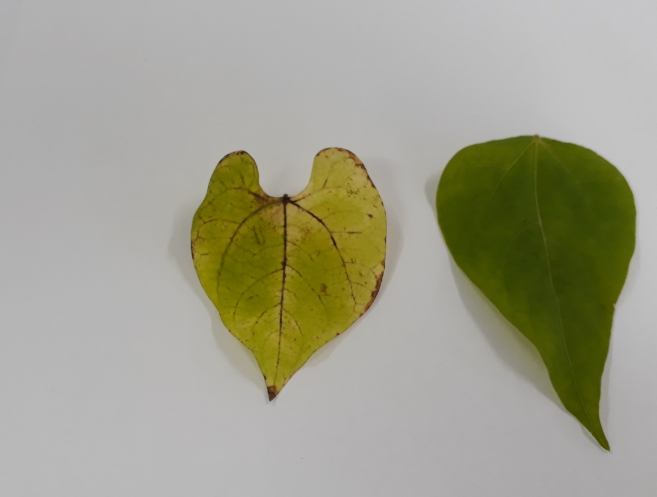
#> input picture REO3/trabalho.png, 657 x 497 px
$ python 'REO 3- FINAL.py'   (older library calls are emulated)
#> lines starting #> are read from the running program, lines starting #| are printed output that depends on the picture; after the words box and inside, x2 and y2 are one past the last pixel; in counts of white or black regions, pixels touching at a corner belong together; long printed decimals are rounded
######   REO3   ######

# DATA: 17/08/2020
# DISCIPLINA: VISÃO COMPUTACIONAL NO MELHORAMENTO DE PLANTAS
# PROFESSOR: VINÍCIUS QUINTÃO CARNEIRO
# ALUNOS:
# CAROLINE MARCELA DA SILVA
# EWERTON LÉLYS RESENDE
# MARIANA ANDRADE DIAS
# THIAGO TAVARES BOTELHO

################################################################################################
# Importar pacotes:

import cv2  # Importa o pacote opencv
from matplotlib import pyplot as plt # Importa o pacote matplotlib
import numpy as np
from skimage.measure import label, regionprops
from skimage.feature import peak_local_max
from skimage.segmentation import watershed
from scipy import ndimage
import pandas as pd
########################################################################################################################
# Leitura da imagem:
nome_arquivo = 'trabalho.png' # determina a variável para carregar a imagem
img_bgr = cv2.imread(nome_arquivo,1) # carrega a imagem no sistema bgr e depois converte para RGB.
#> img_bgr is the input picture: shape (497, 657, 3); mean B, G, R 141.9, 160.4, 161
img_rgb = cv2.cvtColor(img_bgr,cv2.COLOR_BGR2RGB) # faz a conversão para a RGB.

########################################################################################################################
print('1-Selecione uma imagem a ser utilizada no trabalho prático e realize os seguintes processos utilizando\n'
      'as bibliotecas OPENCV e Scikit-Image do Python:')

print('a) Aplique o filtro de média com cinco diferentes tamanhos de kernel e compare os resultados\n'
      'com a imagem original; ')

#Filtros de média
img_fmedia_1 =  cv2.blur ( img_rgb , ( 11 , 11 ))
img_fmedia_2 =  cv2.blur ( img_rgb , ( 21 , 21 ))
img_fmedia_3 =  cv2.blur ( img_rgb , ( 31 , 31 ))
img_fmedia_4 =  cv2.blur ( img_rgb , ( 41 , 41 ))
img_fmedia_5 =  cv2.blur ( img_rgb , ( 51 , 51 ))

# Apresentação das figuras
plt.figure('Filtros')
plt.subplot(2,3,1)
plt.imshow(img_rgb)
plt.xticks([])
plt.yticks([]) #
plt.title("ORIGINAL")

plt.subplot(2,3,2)
plt.imshow(img_fmedia_1)
plt.xticks([])
plt.yticks([])
plt.title("5x5")

plt.subplot(2,3,3)
plt.imshow(img_fmedia_2)
plt.xticks([])
plt.yticks([])
plt.title("11x11")

plt.subplot(2,3,4)
plt.imshow(img_fmedia_3)
plt.xticks([])
plt.yticks([])
plt.title("21x21")

plt.subplot(2,3,5)
plt.imshow(img_fmedia_4)
plt.xticks([])
plt.yticks([])
plt.title("31x31")

plt.subplot(2,3,6)
plt.imshow(img_fmedia_5)
plt.xticks([])
plt.yticks([])
plt.title("41x41")

plt.show()
print('-'*50)
print('')

print('b) Aplique diferentes tipos de filtros com pelo menos dois tamanhos de kernel e compare os\n'
      'resultados entre si e com a imagem original.')

# Filtro de média
img_filtro_media1 = cv2.blur(img_rgb,(33,33))
img_filtro_media2 = cv2.blur(img_rgb,(61,61))

# Filtro gaussiano
img_filtro_gaussiano1 = cv2.GaussianBlur(img_rgb,(33,33),0)
img_filtro_gaussiano2 = cv2.GaussianBlur(img_rgb,(61,61),0)

# Filtro de mediana
img_filtro_mediana1 = cv2.medianBlur(img_rgb,33)
img_filtro_mediana2 = cv2.medianBlur(img_rgb,61)

# Filtro bilateral
img_filtro_bilateral1 = cv2.bilateralFilter(img_rgb,33,33,21)
img_filtro_bilateral2 = cv2.bilateralFilter(img_rgb,61,61,21)

#Apresentação das imagens

#Filtros - kernel 31x31
plt.figure('Imagens- Diferentes filtros')
plt.subplot(231)
plt.imshow(img_rgb)
plt.title("RGB")
plt.xticks([])
plt.yticks([])

plt.subplot(232)
plt.imshow(img_filtro_media1)
plt.title("MÉDIA 33x33")
plt.xticks([])
plt.yticks([])

plt.subplot(233)
plt.imshow(img_filtro_gaussiano1)
plt.title("GAUSSIANO 33x33")
plt.xticks([])
plt.yticks([])

plt.subplot(235)
plt.imshow(img_filtro_mediana1)
plt.title("MEDIANA 33X33")
plt.xticks([])
plt.yticks([])

plt.subplot(236)
plt.imshow(img_filtro_bilateral1)
plt.title("BILATERAL 33X33")
plt.xticks([])
plt.yticks([])

plt.show()

#Filtros - kernel 61x61
plt.figure('Imagens- Diferentes filtros')
plt.subplot(231)
plt.imshow(img_rgb)
plt.title("RGB")
plt.xticks([])
plt.yticks([])

plt.subplot(232)
plt.imshow(img_filtro_media2)
plt.title("MÉDIA 61X61")
plt.xticks([])
plt.yticks([])

plt.subplot(233)
plt.imshow(img_filtro_gaussiano2)
plt.title("GAUSSIANO 61X61")
plt.xticks([])
plt.yticks([])

plt.subplot(235)
plt.imshow(img_filtro_mediana2)
plt.title("MEDIANA 61X61")
plt.xticks([])
plt.yticks([])

plt.subplot(236)
plt.imshow(img_filtro_bilateral2)
plt.title("BILATERAL 61X61")
plt.xticks([])
plt.yticks([])

plt.show()

######=#####

# Filtros de borda

#Laplacian
img_1 = cv2.Laplacian(img_rgb,cv2.CV_64F) #Função para aplicação do filtro em imagem 64b.
abs_164f = np.absolute(img_1)             #Transormando em numeros inteiros.
img_1 = np.uint8(abs_164f)                #Transformando para inteiro de 8b.

#Sobel
img_sx = cv2.Sobel(img_rgb,cv2.CV_64F,0,1,ksize=5)  #Função para aplicação do filtro (imagem, ident.64b, eixoy,eixo x e kernel).
abs_sx64f = np.absolute(img_sx)
img_sx = np.uint8(abs_sx64f)

img_sy = cv2.Sobel(img_rgb,cv2.CV_64F,1,0,ksize=5)
abs_sy64f = np.absolute(img_sy)
img_sy = np.uint8(abs_sy64f)

#Bordas Canny
edges = cv2.Canny(img_rgb, 100,200)                 #Função (imagem rgb, minimo e maximo do gradiente de borda (delimitação da borda). Os valores intermediários também são processados pelo algoritmo por conectividade com as de valores acima de 200.
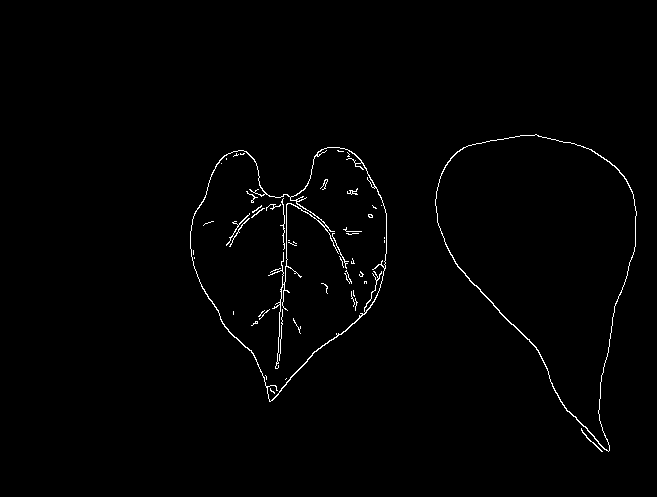
#> edges: shape (497, 657); 1% white in thin lines or dots, all inside (x1, y1, x2, y2) = (190, 134, 637, 452)

#Apresentação das imagens
plt.figure('Imagens- Filtros de Bordas')
plt.subplot(231)
plt.imshow(img_rgb)
plt.title("RGB")
plt.xticks([])
plt.yticks([])

plt.subplot(232)
plt.imshow(img_1)
plt.title("Laplacian")
plt.xticks([])
plt.yticks([])

plt.subplot(233)
plt.imshow(img_sx)
plt.title("Sobel eixo X")
plt.xticks([])
plt.yticks([])

plt.subplot(235)
plt.imshow(img_sy)
plt.title("Sobel eixo Y")
plt.xticks([])
plt.yticks([])

plt.subplot(236)
plt.imshow(edges)
plt.title("Canny")
plt.xticks([])
plt.yticks([])

plt.show()
print('-='*50)
print('')

print('c) Realize a segmentação da imagem utilizando o processo de limiarização. Utilizando o\n'
      'reconhecimento de contornos, identifique e salve os objetos de interesse. Além disso, acesse\n'
      'as bibliotecas Opencv e Scikit-Image, verifique as variáveis que podem ser mensuradas e\n'
      'extraia as informações pertinentes (crie e salve uma tabela com estes dados). Apresente todas\n'
      'as imagens obtidas ao longo deste processo.')

# Conversão para o sistema HSV
img_HSV = cv2.cvtColor(img_bgr,cv2.COLOR_BGR2HSV)
#> img_HSV: shape (497, 657, 3); mean H, S, V 36.5, 51.5, 162.3

# Partição dos canais
H,S,V = cv2.split(img_HSV)
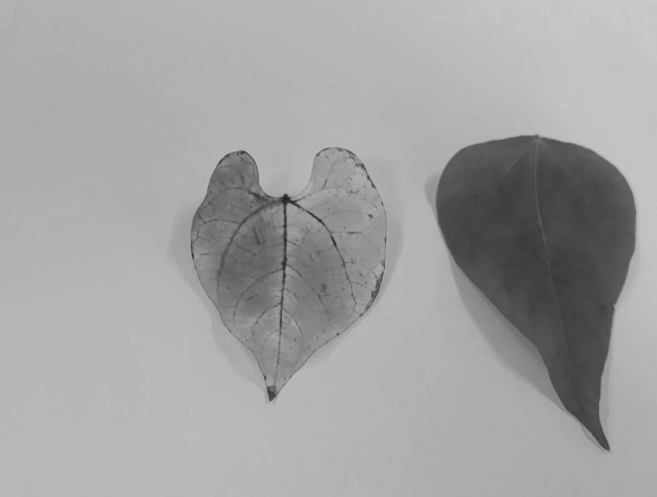
#> V: shape (497, 657); min 33, max 201, mean 162.3

#Filtro de média
S = cv2.medianBlur(S,5)

# Histograma do canal informativo S
hist_S = cv2.calcHist([S],[0], None, [256],[0,256])
#> hist_S = 256 values, max 114912 at index 0, min 0 at index 254, mean 1275.5

# Limiarização - Thresholding
(L, img_limiar) = cv2.threshold(S,0,255,cv2.THRESH_BINARY+cv2.THRESH_OTSU)
#> img_limiar: shape (497, 657); 20.8% white; 2 white regions, box (x1, y1, x2, y2) and area: (436, 136, 636, 450) 36318, (191, 148, 386, 398) 31596
#> L = 117
(Linv, img_limiar_inv) = cv2.threshold(S,0,255,cv2.THRESH_BINARY_INV+cv2.THRESH_OTSU)
#> img_limiar_inv: shape (497, 657); 79.2% white; 2 black regions
#> Linv = 117

# Obtendo imagem segmentada
img_segmentada = cv2.bitwise_and(img_rgb,img_rgb,mask=img_limiar)

#Apresentando limiarização da imagem

plt.figure('Imagem HSV')
plt.subplot(2,2,1)
plt.imshow(img_HSV)
plt.xticks([])
plt.yticks([])
plt.title('Canal S- HSV')

plt.subplot(2,2,2)
plt.plot(hist_S)
plt.title('Histograma S')

plt.subplot(2,2,3)
plt.imshow(img_limiar, cmap='gray')
plt.xticks([])
plt.yticks([])
plt.title('Limiarização')

plt.subplot(2,2,4)
plt.imshow(img_segmentada)
plt.xticks([])
plt.yticks([])
plt.title('Segmentada')

plt.show()
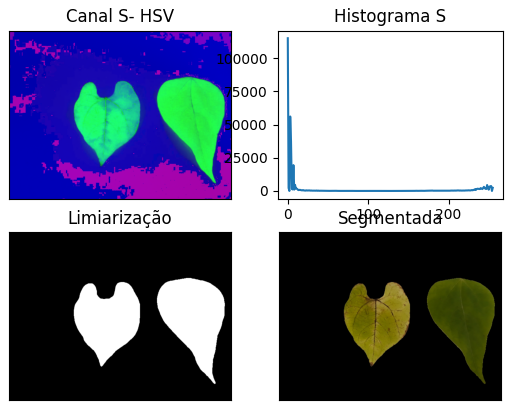
#> figure drawn by matplotlib, 4 panels; panel 2: curve peaks at x = 0, y = 114912

# Objetos
mascara = img_limiar.copy()
cnts,h = cv2.findContours(mascara, cv2.RETR_TREE,cv2.CHAIN_APPROX_SIMPLE)
#> cnts = 2 contours; box (x1, y1, x2, y2) and area: (436, 136, 636, 450) 35948, (191, 148, 386, 398) 31258; h = [[1, -1, -1, -1], [-1, 0, -1, -1]]
dimen = []

# Obtenção dos contornos dos objetos

for (i, c) in enumerate(cnts):

	(x, y, w, h) = cv2.boundingRect(c)
	obj = img_limiar[y:y+h,x:x+w]
	obj_rgb = img_segmentada[y:y+h,x:x+w]
	obj_bgr = cv2.cvtColor(obj_rgb,cv2.COLOR_RGB2BGR)
	cv2.imwrite('folha'+str(i+1)+'.png',obj_bgr)
	cv2.imwrite('Imagem Binaria' + str(i + 1) + '.png', obj)

# Características das medidas dos objetos

	area = cv2.contourArea(c)
	razao = round((h/w), 2)
	perim = round(cv2.arcLength(c, True), 2)
	tam_ret = np.shape(obj)

	regiao = regionprops(obj)
	rm = round(regiao[0].minor_axis_length, 2)
	rmai = round(regiao[0].major_axis_length, 2)
	cen = regiao[0].centroid
	dimen += [[str(i + 1), str(h), str(w), str(area), str(razao),
			   str(perim), str(tam_ret), str(rm), str(rmai), str(cen)]]

#Caracterização- medidas de cor	dos objetos

	print('Medidas de Cor')
	min_val_r, max_val_r, min_loc_r, max_loc_r = cv2.minMaxLoc(obj_rgb[:,:,0], mask=obj)
	print('Valor Mínimo no R: ', min_val_r, ' - Posição: ', min_loc_r)
	print('Valor Máximo no R: ', max_val_r, ' - Posição: ', max_loc_r)
	med_val_r = cv2.mean(obj_rgb[:,:,0], mask=obj)
	print('Média no Vermelho: ', med_val_r)

	min_val_g, max_val_g, min_loc_g, max_loc_g = cv2.minMaxLoc(obj_rgb[:, :, 1], mask=obj)
	print('Valor Mínimo no G: ', min_val_g, ' - Posição: ', min_loc_g)
	print('Valor Máximo no G: ', max_val_g, ' - Posição: ', max_loc_g)
	med_val_g = cv2.mean(obj_rgb[:,:,1], mask=obj)
	print('Média no Verde: ', med_val_g)

	min_val_b, max_val_b, min_loc_b, max_loc_b = cv2.minMaxLoc(obj_rgb[:, :, 2], mask=obj)
	print('Valor Mínimo no B: ', min_val_b, ' - Posição: ', min_loc_b)
	print('Valor Máximo no B: ', max_val_b, ' - Posição: ', max_loc_b)
	med_val_b = cv2.mean(obj_rgb[:,:,2], mask=obj)
	print('Média no Azul: ', med_val_b)
#> this loop made 2 passes
#> (x, y, w, h, area, razao, perim, tam_ret) on pass 1: (191, 148, 195, 250, 31258, 1.28, 799.9, (250, 195))
#> (x, y, w, h, area, razao, perim, tam_ret) on pass 2: (436, 136, 200, 314, 35947.5, 1.57, 865.3, (314, 200))
#> (printed output is left out)
#> pass 1, `obj_rgb = img_segmentada[y:y+h,x:x+w]`:
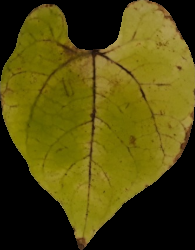
#> obj_rgb: shape (250, 195, 3); mean R, G, B 83, 74.8, 12.2
#> after the loop:
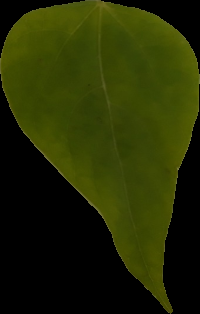
#> obj_rgb: shape (314, 200, 3); mean R, G, B 36.9, 43.3, 2.7
#> after the loop, dimen = 2 items

#confecção da tabela

dados_folhas = pd.DataFrame(dimen)
#> dados_folhas = table of 2 rows and 10 columns
dados_folhas = dados_folhas.rename(columns={0: 'FOLHA', 1: 'ALTURA', 2: 'LARGURA', 3: 'AREA', 4: 'RAZAO',
											5: 'PERIMETRO', 6: 'TAMANHO RET', 7:'EIXO MENOR', 8:'EIXO MAIOR',
											9:'CENTROIDE'})
dados_folhas.to_csv('medidas.csv', index=False)

print('Total de objetos: ', len(cnts))
#| Total de objetos:  2
print('-'*50)

#Apresentando os contornos
seg = img_segmentada.copy()
cv2.drawContours(seg,cnts,-1,(0,255,0),2)
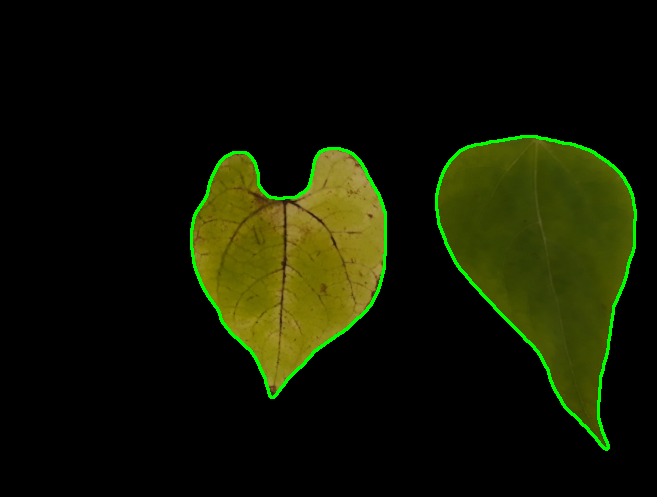
#> seg: shape (497, 657, 3); mean R, G, B 18.4, 22.7, 2

plt.figure('Objetos')
plt.subplot(1,2,1)
plt.imshow(seg)
plt.xticks([])
plt.yticks([])
plt.title('Objetos')

plt.subplot(1,2,2)
plt.imshow(obj_rgb)
plt.xticks([])
plt.yticks([])
plt.title('Objetos')
plt.show()

print('-='*50)
print('')

print('d) Utilizando máscaras, apresente o histograma somente dos objetos de interesse.')

#Conversão da imagem para HSV
img_segmentada_backup = img_segmentada.copy()
img_segmentada2 = cv2.cvtColor(img_segmentada,cv2.COLOR_RGB2HSV)
#> img_segmentada2: shape (497, 657, 3); mean H, S, V 6.4, 48, 20.7

#Recorte dos objetos
plt.figure('Objetos')
for (i, c) in enumerate(cnts):
	(x,y,w,h) = cv2.boundingRect(c)
	print('Objeto #%d' % (i+1))
	print(cv2.contourArea(c))
	obj = img_limiar[y:y+h,x:x+w]
	obj_rgb = img_segmentada2[y:y+h,x:x+w]

#Criação dos histogramas
	grafico = True
	if grafico == True:

		hist_segmentada_r = cv2.calcHist([obj_rgb], [0], obj, [256], [0, 256])
		hist_segmentada_g = cv2.calcHist([obj_rgb], [1], obj, [256], [0, 256])
		hist_segmentada_b = cv2.calcHist([obj_rgb], [2], obj, [256], [0, 256])
		# obj = img_rgb[y:y + h, x:x + w]

#Apresentando as imagens
		plt.subplot(3,3,2)
		plt.imshow(obj_rgb)
		plt.title('Objeto: ' + str(i+1))

		plt.subplot(3, 3, 4)
		plt.imshow(obj_rgb[:,:,0],cmap='gray')
		plt.title('Objeto: ' + str(i + 1))

		plt.subplot(3, 3, 5)
		plt.imshow(obj_rgb[:,:,1],cmap='gray')
		plt.title('Objeto: ' + str(i + 1))

		plt.subplot(3, 3, 6)
		plt.imshow(obj_rgb[:,:,2],cmap='gray')
		plt.title('Objeto: ' + str(i + 1))

		plt.subplot(3, 3, 7)
		plt.plot(hist_segmentada_r, color='r')
		plt.title("Histograma - R")
		plt.xlim([0, 256])
		plt.xlabel("Valores Pixels")
		plt.ylabel("Número de Pixels")

		plt.subplot(3, 3, 8)
		plt.plot(hist_segmentada_g, color='g')
		plt.title("Histograma - G")
		plt.xlim([0, 256])
		plt.xlabel("Valores Pixels")
		plt.ylabel("Número de Pixels")

		plt.subplot(3, 3, 9)
		plt.plot(hist_segmentada_b, color='b')
		plt.title("Histograma - B")
		plt.xlim([0, 256])
		plt.xlabel("Valores Pixels")
		plt.ylabel("Número de Pixels")
		plt.show()

	else:
		pass
#> this loop made 2 passes
#> (x, y, w, h, grafico) on passes 1 to 2: (191, 148, 195, 250, True), (436, 136, 200, 314, True)
#| Objeto #1
#| 31258.0
#| Objeto #2
#| 35947.5
#> pass 1, `plt.show()`:
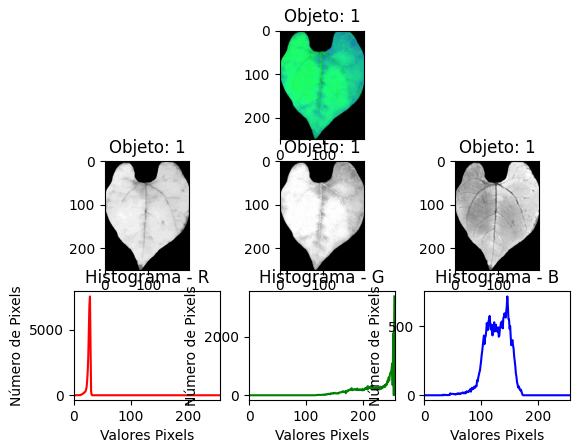
#> figure drawn by matplotlib, 7 panels; panel 5: curve peaks at x = 28, y = 7554; panel 6: curve peaks at x = 255, y = 3378; panel 7: curve peaks at x = 146, y = 715

print('-'*50)

print('e) Realize a segmentação da imagem utilizando a técnica de k-means. Apresente as imagens\n'
      'obtidas neste processo.')

# Formatação da imagem para uma matriz de dados
pixel_values = img_rgb.reshape((-1, 3))

# Conversão para Decimal (para transformar inteiro de 8 bites para decimal)
pixel_values = np.float32(pixel_values)

print('Dimensão Matriz: ',pixel_values.shape)
#| Dimensão Matriz:  (326529, 3)
print('-'*50)

# K-means (Processo iterativo)

# Critério de Parada
criteria = (cv2.TERM_CRITERIA_EPS + cv2.TERM_CRITERIA_MAX_ITER, 100, 0.2)
#> criteria = (3, 100, 0.2)

# Número de Grupos (k)
k = 2
dist, labels, (centers) = cv2.kmeans(pixel_values, k, None, criteria, 10, cv2.KMEANS_RANDOM_CENTERS)
#> dist = 231133496.4; centers = [[179.1, 178.2, 176.7], [94.18, 94.17, 12.79]]

print('SQ das Distâncias de Cada Ponto ao Centro: ', dist)
#| SQ das Distâncias de Cada Ponto ao Centro:  231133496.353
print('-'*50)

print('Dimensão labels: ', labels.shape)
#| Dimensão labels:  (326529, 1)
print('Valores únicos: ',np.unique(labels))
#| Valores únicos:  [0 1]
print('Tipo labels: ', type(labels))
#| Tipo labels:  <class 'numpy.ndarray'>
# flatten the labels array
labels = labels.flatten()
print('-'*50)

print('Dimensão flatten labels: ', labels.shape)
#| Dimensão flatten labels:  (326529,)
print('Tipo labels (f): ', type(labels))
#| Tipo labels (f):  <class 'numpy.ndarray'>
print('-'*50)

# Valores dos labels
val_unicos,contagens = np.unique(labels,return_counts=True)
#> val_unicos = [0, 1]; contagens = [257114, 69415]
val_unicos = np.reshape(val_unicos,(len(val_unicos),1))
contagens = np.reshape(contagens,(len(contagens),1))
hist = np.concatenate((val_unicos,contagens),axis=1)
#> hist = [[0, 257114], [1, 69415]]

print('Histograma')
print(hist)
#| [[     0 257114]
#|  [     1  69415]]
print('-'*50)
print('Centroides Decimais')
print(centers)
#| [[179.070  178.2428   176.725 ]
#|  [ 94.182   94.166   12.788]]
print('-'*50)

# Conversão dos centroides para valores de interos de 8 digitos
centers = np.uint8(centers)
#> centers = [[179, 178, 176], [94, 94, 12]]

print('Centroides uint8')
print(centers)
#| [[179 178 176]
#|  [ 94  94  12]]
print('-'*50)

# Conversão dos pixels para a cor dos centroides
matriz_segmentada = centers[labels]

print('Dimensão Matriz Segmentada: ',matriz_segmentada.shape)
#| Dimensão Matriz Segmentada:  (326529, 3)
print('Matriz Segmentada')
print(matriz_segmentada[0:5,:])
#| [[179 178 176]
#|  [179 178 176]
#|  [179 178 176]
#|  [179 178 176]
#|  [179 178 176]]
print('-'*50)

# Reformatar a matriz na imagem de formato original
img_segmentada1 = matriz_segmentada.reshape(img_rgb.shape)

# Grupo 1
original_01 = np.copy(img_rgb)
matriz_or_01 = original_01.reshape((-1, 3))
matriz_or_01[labels != 0] = [0, 0, 0]
img_final_01 = matriz_or_01.reshape(img_rgb.shape)

# Grupo 2
original_02 = np.copy(img_rgb)
matriz_or_02 = original_02.reshape((-1, 3))
matriz_or_02[labels != 1] = [0, 0, 0]
img_final_02 = matriz_or_02.reshape(img_rgb.shape)

# Apresentar Imagem
plt.figure('Imagens')
plt.subplot(2,2,1)
plt.imshow(img_rgb)
plt.title('ORIGINAL')
plt.xticks([])
plt.yticks([])

plt.subplot(2,2,2)
plt.imshow(img_segmentada1)
plt.title('ROTULOS')
plt.xticks([])
plt.yticks([])

plt.subplot(2,2,3)
plt.imshow(img_final_01)
plt.title('Grupo 1')
plt.xticks([])
plt.yticks([])

plt.subplot(2,2,4)
plt.imshow(img_final_02)
plt.title('Grupo 2')
plt.xticks([])
plt.yticks([])

plt.show()
print('-'*50)
print('')

print('f) Realize a segmentação da imagem utilizando a técnica de watershed. Apresente as\n'
      ' imagens obtidas neste processo.')

#Conversão sistema de cor
img_HSV = cv2.cvtColor(img_bgr,cv2.COLOR_BGR2HSV)

#Partição dos canais
h,s,v = cv2.split(img_HSV)

#Segmentação
limiar, mascara = cv2.threshold(s,0,255,cv2.THRESH_BINARY+cv2.THRESH_OTSU)
#> limiar = 117

#Picos
img_dist = ndimage.distance_transform_edt(mascara)
max_local = peak_local_max(img_dist, indices=False, min_distance=100, labels=mascara)

print('Número de Picos')
print(np.unique(max_local,return_counts=True))
#| (array([False,  True]), array([326527,      2]))
print('-'*50)

#Marcadores
marcadores,n_marcadores = ndimage.label(max_local, structure=np.ones((3, 3)))
#> n_marcadores = 2

print('Análise de conectividade - Marcadores')
print(np.unique(marcadores,return_counts=True))
#| (array([0, 1, 2], dtype=int32), array([326527,      1,      1]))
print('-'*50)

#Segmentação Watershed
img_ws = watershed(-img_dist, marcadores, mask=mascara)

print('Imagem Segmentada - Watershed')
print(np.unique(img_ws,return_counts=True))
#| (array([0, 1, 2], dtype=int32), array([258602,  36324,  31603]))
print("Número de Folhas: ", len(np.unique(img_ws)) - 1)
#| Número de Folhas:  2

#Acessando um objeto
img_final = np.copy(img_rgb)
img_final[img_ws != 2] = [0,0,0] # Acessando a folha 2

#Apresentação das imagens
plt.figure('Watershed')
plt.subplot(2,3,1)
plt.imshow(img_rgb)
plt.xticks([])
plt.yticks([])
plt.title('IMAGEM ORIGINAL')

plt.subplot(2,3,2)
plt.imshow(s,cmap='gray')
plt.xticks([])
plt.yticks([])
plt.title('IMAGEM - S')

plt.subplot(2,3,3)
plt.imshow(mascara,cmap='gray')
plt.xticks([])
plt.yticks([])
plt.title('IMAGEM BINÁRIA - MÁSCARA')

plt.subplot(2,3,4)
plt.imshow(img_dist,cmap='jet')
plt.xticks([])
plt.yticks([])
plt.title('IMAGEM DE DIST NCIAS')

plt.subplot(2,3,5)
plt.imshow(img_ws,cmap='jet')
plt.xticks([])
plt.yticks([])
plt.title('IMAGEM FOLHA - SEGMENTADA')

plt.subplot(2,3,6)
plt.imshow(img_final)
plt.xticks([])
plt.yticks([])
plt.title('IMAGEM FINAL SEM O VALOR 2')

plt.show()

print('-'*50)
print('g) Compare os resultados das três formas de segmentação (limiarização, k-means e watershed\n'
      'e identifique as potencialidades de cada delas.')

# Apresentando as imagens das três segmentações
plt.figure('Imagens')
plt.subplot(1,3,1)
plt.imshow(img_ws)
plt.xticks([])
plt.yticks([])
plt.title('Segmentada Wathershed')

plt.subplot(1,3,2)
plt.imshow(img_segmentada)
plt.xticks([])
plt.yticks([])
plt.title('Segmentada OTSU')

plt.subplot(1,3,3)
plt.imshow(img_final_02)
plt.title('Segmentada K-MEANS')
plt.xticks([])
plt.yticks([])

plt.show()
########################################################################################################################
